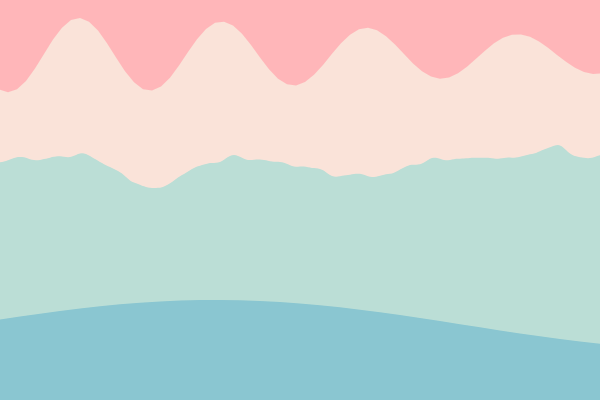
Frame 1 (no input)
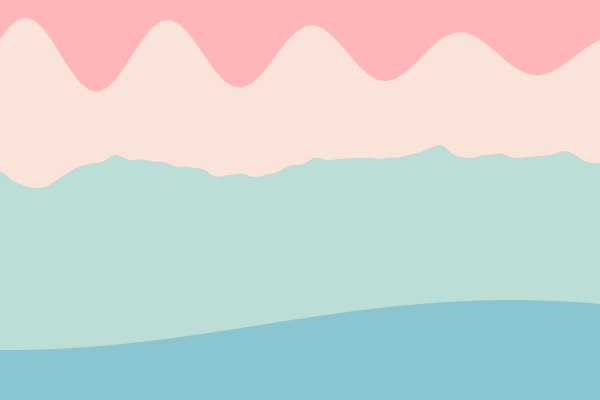
Frame 60 (no input)
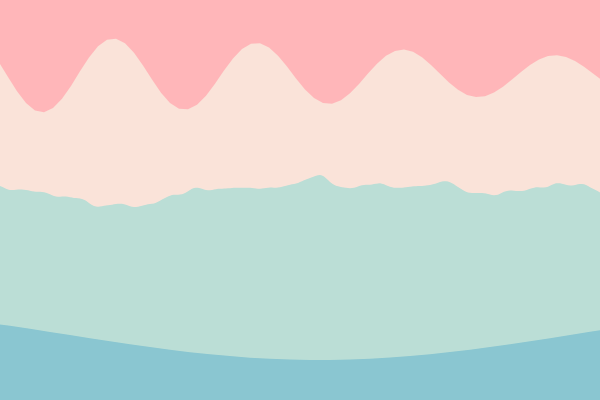
Frame 120 (the mouse pressed at the canvas centre since frame 60)

The p5.js sketch that drew these frames (run headless with seeded random() and noise() and a simulated clock; from frame 60 on, the mouse is pressed at the canvas centre):

// p5.js sketch
// ── sketch.js
let cnv; // The canvas
let w; // Width of entire wave

let xspacing = 8; // Distance between each horizontal location
let maxwaves = 4; // Total number of waves
let theta = 0.0; // The speed of the wave
let amplitude = new Array(maxwaves); // The wave height
let dx = new Array(maxwaves); 
let yvalues;

let noiseScale=0.02;
let num = 0;

let time = 0; 
let phase = 0;

function setup() {
  cnv = createCanvas(600, 400);
  w = width + 25;
  for (let i = 0; i < maxwaves; i++) {
    amplitude[i] = random(10, 15); // The wave height
    let period = random(100, 200); // Num pixels before wave repeats
    dx[i] = (TWO_PI / period) * xspacing;
  }

  yvalues = new Array(floor(w / xspacing)); // Total point for Y
}

function draw() {
  background(255, 182, 185);

  calcWave();
  renderWave();
  renderLayer2();
  renderLayer3();
}

function calcWave() {
  theta += 0.04; // The speed of the wave

  // Set all height values to zero
  for (let i = 0; i < yvalues.length; i++) {
    yvalues[i] = 0;
  }

  // Accumulate wave height values
  for (let j = 0; j < maxwaves; j++) {
    let x = theta;
    for (let i = 0; i < yvalues.length; i++) {
      if (j % 2 == 0) yvalues[i] += sin(x) * amplitude[j];
      else yvalues[i] += cos(x) * amplitude[j];
      x += dx[j];
    }
  }
}

function renderWave() {
  // A simple way to draw the wave with an ellipse at each location
  noStroke();
  fill(250, 227, 217);
  let xmouse = map(mouseX,0,600,-20,20)
  let x = floor(xmouse)
  let ymouse = map(mouseY,0,400,-20,20)
  let y = floor(ymouse)
  
  beginShape();
  for (let x = 0; x < yvalues.length; x++) {
    vertex((x * xspacing)-10+x, width / 2 + yvalues[x] - 225+y);
  }
  vertex(710, 400)
  vertex(0, 400)
  endShape(CLOSE)
}

function renderLayer2() {
  num += 1;
  noStroke();
  fill(187, 222, 214);
  let xmouse = map(mouseX,0,600,-30,30)
  let x = floor(xmouse)
  let ymouse = map(mouseY,0,400,-30,30)
  let y = floor(ymouse)
  
  beginShape();
  for (let x=0; x < w; x++) {
    let noiseVal = noise((num+x)*noiseScale, 10*noiseScale);
    vertex(x-40+x,(noiseVal*100)+150+y)
  }
  vertex(600, 400);
  vertex(0, 400);
  endShape();
}

function renderLayer3() {
  let ypoint = 0; // The coordinate for Y
  let amplitude = 25; // The wave height
  let velocity = 6.28 / 100; // The speed of the wave
  let xmouse = map(mouseX,0,600,-10,10)
  let x = floor(xmouse)
  let ymouse = map(mouseY,0,400,-10,10)
  let y = floor(ymouse)
  
  time += 0.5;
  noStroke();
  fill(138, 198, 209);
  beginShape();
  for (i = 0; i < w+40; i += 20) {
    ypoint = sin(velocity * (time - phase)) * amplitude;
    vertex(i-30+x, 335 + ypoint+y)
    phase += 2;
  }
  vertex(630+x, 420+y);
  vertex(-30+x, 420+y);
  endShape(CLOSE);
  if (time == 100) time = 0;
  phase = 0;
}
